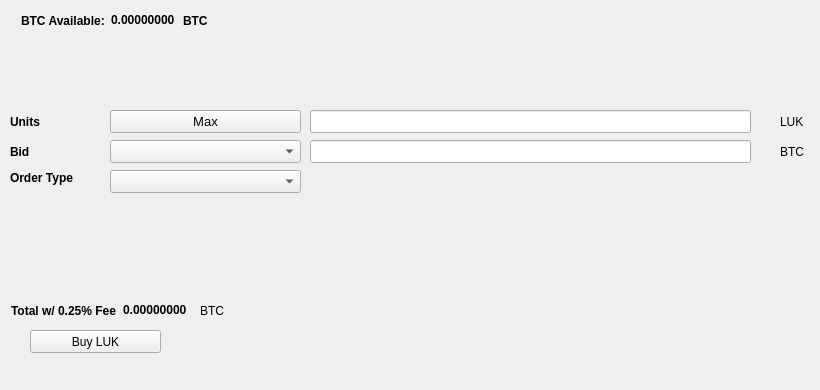
   <widget class="QWidget" name="BuyTab">
    <attribute name="title">
     <string>Buy</string>
    </attribute>
    <widget class="QPushButton" name="BuyLUK">
     <property name="geometry">
      <rect>
       <x>30</x>
       <y>330</y>
       <width>131</width>
       <height>23</height>
      </rect>
     </property>
     <property name="text">
      <string>Buy LUK</string>
     </property>
     <property name="icon">
      <iconset resource="../luckycoin.qrc">
       <normaloff>:/icons/bitcoin</normaloff>:/icons/bitcoin</iconset>
     </property>
    </widget>
    <widget class="QLabel" name="label_3">
     <property name="geometry">
      <rect>
       <x>10</x>
       <y>110</y>
       <width>46</width>
       <height>23</height>
      </rect>
     </property>
     <property name="font">
      <font>
       <weight>75</weight>
       <bold>true</bold>
      </font>
     </property>
     <property name="text">
      <string>Units</string>
     </property>
    </widget>
    <widget class="QLineEdit" name="UnitsInput">
     <property name="geometry">
      <rect>
       <x>310</x>
       <y>110</y>
       <width>441</width>
       <height>23</height>
      </rect>
     </property>
     <property name="font">
      <font>
       <pointsize>9</pointsize>
       <weight>75</weight>
       <bold>true</bold>
      </font>
     </property>
    </widget>
    <widget class="QLineEdit" name="BuyBidPriceEdit">
     <property name="geometry">
      <rect>
       <x>310</x>
       <y>140</y>
       <width>441</width>
       <height>23</height>
      </rect>
     </property>
     <property name="font">
      <font>
       <pointsize>9</pointsize>
       <weight>75</weight>
       <bold>true</bold>
      </font>
     </property>
    </widget>
    <widget class="QLabel" name="label_4">
     <property name="geometry">
      <rect>
       <x>780</x>
       <y>110</y>
       <width>31</width>
       <height>23</height>
      </rect>
     </property>
     <property name="text">
      <string>LUK</string>
     </property>
    </widget>
    <widget class="QLabel" name="label_5">
     <property name="geometry">
      <rect>
       <x>780</x>
       <y>140</y>
       <width>31</width>
       <height>23</height>
      </rect>
     </property>
     <property name="text">
      <string>BTC</string>
     </property>
    </widget>
    <widget class="QLabel" name="label_6">
     <property name="geometry">
      <rect>
       <x>10</x>
       <y>140</y>
       <width>46</width>
       <height>23</height>
      </rect>
     </property>
     <property name="font">
      <font>
       <weight>75</weight>
       <bold>true</bold>
      </font>
     </property>
     <property name="text">
      <string>Bid</string>
     </property>
    </widget>
    <widget class="QLabel" name="label_7">
     <property name="geometry">
      <rect>
       <x>10</x>
       <y>170</y>
       <width>91</width>
       <height>16</height>
      </rect>
     </property>
     <property name="font">
      <font>
       <weight>75</weight>
       <bold>true</bold>
      </font>
     </property>
     <property name="text">
      <string>Order Type</string>
     </property>
    </widget>
    <widget class="QPushButton" name="Buy_Max_Amount">
     <property name="geometry">
      <rect>
       <x>110</x>
       <y>110</y>
       <width>191</width>
       <height>23</height>
      </rect>
     </property>
     <property name="font">
      <font>
       <pointsize>10</pointsize>
      </font>
     </property>
     <property name="text">
      <string>Max</string>
     </property>
    </widget>
    <widget class="QComboBox" name="BuyBidcomboBox">
     <property name="geometry">
      <rect>
       <x>110</x>
       <y>140</y>
       <width>191</width>
       <height>23</height>
      </rect>
     </property>
     <property name="font">
      <font>
       <pointsize>10</pointsize>
      </font>
     </property>
    </widget>
    <widget class="QComboBox" name="buyOrdertypeCombo">
     <property name="geometry">
      <rect>
       <x>110</x>
       <y>170</y>
       <width>191</width>
       <height>23</height>
      </rect>
     </property>
     <property name="font">
      <font>
       <pointsize>10</pointsize>
      </font>
     </property>
    </widget>
    <widget class="QWidget" name="layoutWidget1">
     <property name="geometry">
      <rect>
       <x>21</x>
       <y>11</y>
       <width>227</width>
       <height>19</height>
      </rect>
     </property>
     <layout class="QHBoxLayout" name="horizontalLayout_3">
      <item>
       <widget class="QLabel" name="label232">
        <property name="font">
         <font>
          <weight>75</weight>
          <bold>true</bold>
         </font>
        </property>
        <property name="text">
         <string>BTC Available:</string>
        </property>
       </widget>
      </item>
      <item>
       <widget class="QLabel" name="BtcAvailableLbl">
        <property name="palette">
         <palette>
          <active>
           <colorrole role="WindowText">
            <brush brushstyle="SolidPattern">
             <color alpha="255">
              <red>0</red>
              <green>0</green>
              <blue>0</blue>
             </color>
            </brush>
           </colorrole>
           <colorrole role="Button">
            <brush brushstyle="SolidPattern">
             <color alpha="255">
              <red>0</red>
              <green>170</green>
              <blue>0</blue>
             </color>
            </brush>
           </colorrole>
           <colorrole role="Light">
            <brush brushstyle="SolidPattern">
             <color alpha="255">
              <red>0</red>
              <green>255</green>
              <blue>0</blue>
             </color>
            </brush>
           </colorrole>
           <colorrole role="Midlight">
            <brush brushstyle="SolidPattern">
             <color alpha="255">
              <red>0</red>
              <green>212</green>
              <blue>0</blue>
             </color>
            </brush>
           </colorrole>
           <colorrole role="Dark">
            <brush brushstyle="SolidPattern">
             <color alpha="255">
              <red>0</red>
              <green>85</green>
              <blue>0</blue>
             </color>
            </brush>
           </colorrole>
           <colorrole role="Mid">
            <brush brushstyle="SolidPattern">
             <color alpha="255">
              <red>0</red>
              <green>113</green>
              <blue>0</blue>
             </color>
            </brush>
           </colorrole>
           <colorrole role="Text">
            <brush brushstyle="SolidPattern">
             <color alpha="255">
              <red>0</red>
              <green>170</green>
              <blue>0</blue>
             </color>
            </brush>
           </colorrole>
           <colorrole role="BrightText">
            <brush brushstyle="SolidPattern">
             <color alpha="255">
              <red>255</red>
              <green>255</green>
              <blue>255</blue>
             </color>
            </brush>
           </colorrole>
           <colorrole role="ButtonText">
            <brush brushstyle="SolidPattern">
             <color alpha="255">
              <red>0</red>
              <green>0</green>
              <blue>0</blue>
             </color>
            </brush>
           </colorrole>
           <colorrole role="Base">
            <brush brushstyle="SolidPattern">
             <color alpha="255">
              <red>255</red>
              <green>255</green>
              <blue>255</blue>
             </color>
            </brush>
           </colorrole>
           <colorrole role="Window">
            <brush brushstyle="SolidPattern">
             <color alpha="255">
              <red>0</red>
              <green>170</green>
              <blue>0</blue>
             </color>
            </brush>
           </colorrole>
           <colorrole role="Shadow">
            <brush brushstyle="SolidPattern">
             <color alpha="255">
              <red>0</red>
              <green>0</green>
              <blue>0</blue>
             </color>
            </brush>
           </colorrole>
           <colorrole role="AlternateBase">
            <brush brushstyle="SolidPattern">
             <color alpha="255">
              <red>127</red>
              <green>212</green>
              <blue>127</blue>
             </color>
            </brush>
           </colorrole>
           <colorrole role="ToolTipBase">
            <brush brushstyle="SolidPattern">
             <color alpha="255">
              <red>255</red>
              <green>255</green>
              <blue>220</blue>
             </color>
            </brush>
           </colorrole>
           <colorrole role="ToolTipText">
            <brush brushstyle="SolidPattern">
             <color alpha="255">
              <red>0</red>
              <green>0</green>
              <blue>0</blue>
             </color>
            </brush>
           </colorrole>
          </active>
          <inactive>
           <colorrole role="WindowText">
            <brush brushstyle="SolidPattern">
             <color alpha="255">
              <red>0</red>
              <green>0</green>
              <blue>0</blue>
             </color>
            </brush>
           </colorrole>
           <colorrole role="Button">
            <brush brushstyle="SolidPattern">
             <color alpha="255">
              <red>0</red>
              <green>170</green>
              <blue>0</blue>
             </color>
            </brush>
           </colorrole>
           <colorrole role="Light">
            <brush brushstyle="SolidPattern">
             <color alpha="255">
              <red>0</red>
              <green>255</green>
              <blue>0</blue>
             </color>
            </brush>
           </colorrole>
           <colorrole role="Midlight">
            <brush brushstyle="SolidPattern">
             <color alpha="255">
              <red>0</red>
              <green>212</green>
              <blue>0</blue>
             </color>
            </brush>
           </colorrole>
           <colorrole role="Dark">
            <brush brushstyle="SolidPattern">
             <color alpha="255">
              <red>0</red>
              <green>85</green>
              <blue>0</blue>
             </color>
            </brush>
           </colorrole>
           <colorrole role="Mid">
            <brush brushstyle="SolidPattern">
             <color alpha="255">
              <red>0</red>
              <green>113</green>
              <blue>0</blue>
             </color>
            </brush>
           </colorrole>
           <colorrole role="Text">
            <brush brushstyle="SolidPattern">
             <color alpha="255">
              <red>0</red>
              <green>170</green>
              <blue>0</blue>
             </color>
            </brush>
           </colorrole>
           <colorrole role="BrightText">
            <brush brushstyle="SolidPattern">
             <color alpha="255">
              <red>255</red>
              <green>255</green>
              <blue>255</blue>
             </color>
            </brush>
           </colorrole>
           <colorrole role="ButtonText">
            <brush brushstyle="SolidPattern">
             <color alpha="255">
              <red>0</red>
              <green>0</green>
              <blue>0</blue>
             </color>
            </brush>
           </colorrole>
           <colorrole role="Base">
            <brush brushstyle="SolidPattern">
             <color alpha="255">
              <red>255</red>
              <green>255</green>
              <blue>255</blue>
             </color>
            </brush>
           </colorrole>
           <colorrole role="Window">
            <brush brushstyle="SolidPattern">
             <color alpha="255">
              <red>0</red>
              <green>170</green>
              <blue>0</blue>
             </color>
            </brush>
           </colorrole>
           <colorrole role="Shadow">
            <brush brushstyle="SolidPattern">
             <color alpha="255">
              <red>0</red>
              <green>0</green>
              <blue>0</blue>
             </color>
            </brush>
           </colorrole>
           <colorrole role="AlternateBase">
            <brush brushstyle="SolidPattern">
             <color alpha="255">
              <red>127</red>
              <green>212</green>
              <blue>127</blue>
             </color>
            </brush>
           </colorrole>
           <colorrole role="ToolTipBase">
            <brush brushstyle="SolidPattern">
             <color alpha="255">
              <red>255</red>
              <green>255</green>
              <blue>220</blue>
             </color>
            </brush>
           </colorrole>
           <colorrole role="ToolTipText">
            <brush brushstyle="SolidPattern">
             <color alpha="255">
              <red>0</red>
              <green>0</green>
              <blue>0</blue>
             </color>
            </brush>
           </colorrole>
          </inactive>
          <disabled>
           <colorrole role="WindowText">
            <brush brushstyle="SolidPattern">
             <color alpha="255">
              <red>0</red>
              <green>85</green>
              <blue>0</blue>
             </color>
            </brush>
           </colorrole>
           <colorrole role="Button">
            <brush brushstyle="SolidPattern">
             <color alpha="255">
              <red>0</red>
              <green>170</green>
              <blue>0</blue>
             </color>
            </brush>
           </colorrole>
           <colorrole role="Light">
            <brush brushstyle="SolidPattern">
             <color alpha="255">
              <red>0</red>
              <green>255</green>
              <blue>0</blue>
             </color>
            </brush>
           </colorrole>
           <colorrole role="Midlight">
            <brush brushstyle="SolidPattern">
             <color alpha="255">
              <red>0</red>
              <green>212</green>
              <blue>0</blue>
             </color>
            </brush>
           </colorrole>
           <colorrole role="Dark">
            <brush brushstyle="SolidPattern">
             <color alpha="255">
              <red>0</red>
              <green>85</green>
              <blue>0</blue>
             </color>
            </brush>
           </colorrole>
           <colorrole role="Mid">
            <brush brushstyle="SolidPattern">
             <color alpha="255">
              <red>0</red>
              <green>113</green>
              <blue>0</blue>
             </color>
            </brush>
           </colorrole>
           <colorrole role="Text">
            <brush brushstyle="SolidPattern">
             <color alpha="255">
              <red>0</red>
              <green>85</green>
              <blue>0</blue>
             </color>
            </brush>
           </colorrole>
           <colorrole role="BrightText">
            <brush brushstyle="SolidPattern">
             <color alpha="255">
              <red>255</red>
              <green>255</green>
              <blue>255</blue>
             </color>
            </brush>
           </colorrole>
           <colorrole role="ButtonText">
            <brush brushstyle="SolidPattern">
             <color alpha="255">
              <red>0</red>
              <green>85</green>
              <blue>0</blue>
             </color>
            </brush>
           </colorrole>
           <colorrole role="Base">
            <brush brushstyle="SolidPattern">
             <color alpha="255">
              <red>0</red>
              <green>170</green>
              <blue>0</blue>
             </color>
            </brush>
           </colorrole>
           <colorrole role="Window">
            <brush brushstyle="SolidPattern">
             <color alpha="255">
              <red>0</red>
              <green>170</green>
              <blue>0</blue>
             </color>
            </brush>
           </colorrole>
           <colorrole role="Shadow">
            <brush brushstyle="SolidPattern">
             <color alpha="255">
              <red>0</red>
              <green>0</green>
              <blue>0</blue>
             </color>
            </brush>
           </colorrole>
           <colorrole role="AlternateBase">
            <brush brushstyle="SolidPattern">
             <color alpha="255">
              <red>0</red>
              <green>170</green>
              <blue>0</blue>
             </color>
            </brush>
           </colorrole>
           <colorrole role="ToolTipBase">
            <brush brushstyle="SolidPattern">
             <color alpha="255">
              <red>255</red>
              <green>255</green>
              <blue>220</blue>
             </color>
            </brush>
           </colorrole>
           <colorrole role="ToolTipText">
            <brush brushstyle="SolidPattern">
             <color alpha="255">
              <red>0</red>
              <green>0</green>
              <blue>0</blue>
             </color>
            </brush>
           </colorrole>
          </disabled>
         </palette>
        </property>
        <property name="font">
         <font>
          <weight>75</weight>
          <bold>true</bold>
         </font>
        </property>
        <property name="text">
         <string>0.00000000</string>
        </property>
        <property name="textInteractionFlags">
         <set>Qt::LinksAccessibleByMouse|Qt::TextSelectableByKeyboard|Qt::TextSelectableByMouse</set>
        </property>
       </widget>
      </item>
      <item>
       <widget class="QLabel" name="BtcAvailableLbl_2">
        <property name="font">
         <font>
          <weight>75</weight>
          <bold>true</bold>
         </font>
        </property>
        <property name="text">
         <string>BTC</string>
        </property>
       </widget>
      </item>
     </layout>
    </widget>
    <widget class="QWidget" name="layoutWidge2">
     <property name="geometry">
      <rect>
       <x>11</x>
       <y>301</y>
       <width>259</width>
       <height>19</height>
      </rect>
     </property>
     <layout class="QHBoxLayout" name="horizontalLayout_4">
      <item>
       <widget class="QLabel" name="label_9">
        <property name="font">
         <font>
          <weight>75</weight>
          <bold>true</bold>
         </font>
        </property>
        <property name="text">
         <string>Total w/ 0.25% Fee</string>
        </property>
       </widget>
      </item>
      <item>
       <widget class="QLabel" name="BuyCostLabel">
        <property name="palette">
         <palette>
          <active>
           <colorrole role="WindowText">
            <brush brushstyle="SolidPattern">
             <color alpha="255">
              <red>0</red>
              <green>0</green>
              <blue>0</blue>
             </color>
            </brush>
           </colorrole>
           <colorrole role="Button">
            <brush brushstyle="SolidPattern">
             <color alpha="255">
              <red>0</red>
              <green>170</green>
              <blue>0</blue>
             </color>
            </brush>
           </colorrole>
           <colorrole role="Light">
            <brush brushstyle="SolidPattern">
             <color alpha="255">
              <red>0</red>
              <green>255</green>
              <blue>0</blue>
             </color>
            </brush>
           </colorrole>
           <colorrole role="Midlight">
            <brush brushstyle="SolidPattern">
             <color alpha="255">
              <red>0</red>
              <green>212</green>
              <blue>0</blue>
             </color>
            </brush>
           </colorrole>
           <colorrole role="Dark">
            <brush brushstyle="SolidPattern">
             <color alpha="255">
              <red>0</red>
              <green>85</green>
              <blue>0</blue>
             </color>
            </brush>
           </colorrole>
           <colorrole role="Mid">
            <brush brushstyle="SolidPattern">
             <color alpha="255">
              <red>0</red>
              <green>113</green>
              <blue>0</blue>
             </color>
            </brush>
           </colorrole>
           <colorrole role="Text">
            <brush brushstyle="SolidPattern">
             <color alpha="255">
              <red>0</red>
              <green>170</green>
              <blue>0</blue>
             </color>
            </brush>
           </colorrole>
           <colorrole role="BrightText">
            <brush brushstyle="SolidPattern">
             <color alpha="255">
              <red>255</red>
              <green>255</green>
              <blue>255</blue>
             </color>
            </brush>
           </colorrole>
           <colorrole role="ButtonText">
            <brush brushstyle="SolidPattern">
             <color alpha="255">
              <red>0</red>
              <green>0</green>
              <blue>0</blue>
             </color>
            </brush>
           </colorrole>
           <colorrole role="Base">
            <brush brushstyle="SolidPattern">
             <color alpha="255">
              <red>255</red>
              <green>255</green>
              <blue>255</blue>
             </color>
            </brush>
           </colorrole>
           <colorrole role="Window">
            <brush brushstyle="SolidPattern">
             <color alpha="255">
              <red>0</red>
              <green>170</green>
              <blue>0</blue>
             </color>
            </brush>
           </colorrole>
           <colorrole role="Shadow">
            <brush brushstyle="SolidPattern">
             <color alpha="255">
              <red>0</red>
              <green>0</green>
              <blue>0</blue>
             </color>
            </brush>
           </colorrole>
           <colorrole role="AlternateBase">
            <brush brushstyle="SolidPattern">
             <color alpha="255">
              <red>127</red>
              <green>212</green>
              <blue>127</blue>
             </color>
            </brush>
           </colorrole>
           <colorrole role="ToolTipBase">
            <brush brushstyle="SolidPattern">
             <color alpha="255">
              <red>255</red>
              <green>255</green>
              <blue>220</blue>
             </color>
            </brush>
           </colorrole>
           <colorrole role="ToolTipText">
            <brush brushstyle="SolidPattern">
             <color alpha="255">
              <red>0</red>
              <green>0</green>
              <blue>0</blue>
             </color>
            </brush>
           </colorrole>
          </active>
          <inactive>
           <colorrole role="WindowText">
            <brush brushstyle="SolidPattern">
             <color alpha="255">
              <red>0</red>
              <green>0</green>
              <blue>0</blue>
             </color>
            </brush>
           </colorrole>
           <colorrole role="Button">
            <brush brushstyle="SolidPattern">
             <color alpha="255">
              <red>0</red>
              <green>170</green>
              <blue>0</blue>
             </color>
            </brush>
           </colorrole>
           <colorrole role="Light">
            <brush brushstyle="SolidPattern">
             <color alpha="255">
              <red>0</red>
              <green>255</green>
              <blue>0</blue>
             </color>
            </brush>
           </colorrole>
           <colorrole role="Midlight">
            <brush brushstyle="SolidPattern">
             <color alpha="255">
              <red>0</red>
              <green>212</green>
              <blue>0</blue>
             </color>
            </brush>
           </colorrole>
           <colorrole role="Dark">
            <brush brushstyle="SolidPattern">
             <color alpha="255">
              <red>0</red>
              <green>85</green>
              <blue>0</blue>
             </color>
            </brush>
           </colorrole>
           <colorrole role="Mid">
            <brush brushstyle="SolidPattern">
             <color alpha="255">
              <red>0</red>
              <green>113</green>
              <blue>0</blue>
             </color>
            </brush>
           </colorrole>
           <colorrole role="Text">
            <brush brushstyle="SolidPattern">
             <color alpha="255">
              <red>0</red>
              <green>170</green>
              <blue>0</blue>
             </color>
            </brush>
           </colorrole>
           <colorrole role="BrightText">
            <brush brushstyle="SolidPattern">
             <color alpha="255">
              <red>255</red>
              <green>255</green>
              <blue>255</blue>
             </color>
            </brush>
           </colorrole>
           <colorrole role="ButtonText">
            <brush brushstyle="SolidPattern">
             <color alpha="255">
              <red>0</red>
              <green>0</green>
              <blue>0</blue>
             </color>
            </brush>
           </colorrole>
           <colorrole role="Base">
            <brush brushstyle="SolidPattern">
             <color alpha="255">
              <red>255</red>
              <green>255</green>
              <blue>255</blue>
             </color>
            </brush>
           </colorrole>
           <colorrole role="Window">
            <brush brushstyle="SolidPattern">
             <color alpha="255">
              <red>0</red>
              <green>170</green>
              <blue>0</blue>
             </color>
            </brush>
           </colorrole>
           <colorrole role="Shadow">
            <brush brushstyle="SolidPattern">
             <color alpha="255">
              <red>0</red>
              <green>0</green>
              <blue>0</blue>
             </color>
            </brush>
           </colorrole>
           <colorrole role="AlternateBase">
            <brush brushstyle="SolidPattern">
             <color alpha="255">
              <red>127</red>
              <green>212</green>
              <blue>127</blue>
             </color>
            </brush>
           </colorrole>
           <colorrole role="ToolTipBase">
            <brush brushstyle="SolidPattern">
             <color alpha="255">
              <red>255</red>
              <green>255</green>
              <blue>220</blue>
             </color>
            </brush>
           </colorrole>
           <colorrole role="ToolTipText">
            <brush brushstyle="SolidPattern">
             <color alpha="255">
              <red>0</red>
              <green>0</green>
              <blue>0</blue>
             </color>
            </brush>
           </colorrole>
          </inactive>
          <disabled>
           <colorrole role="WindowText">
            <brush brushstyle="SolidPattern">
             <color alpha="255">
              <red>0</red>
              <green>85</green>
              <blue>0</blue>
             </color>
            </brush>
           </colorrole>
           <colorrole role="Button">
            <brush brushstyle="SolidPattern">
             <color alpha="255">
              <red>0</red>
              <green>170</green>
              <blue>0</blue>
             </color>
            </brush>
           </colorrole>
           <colorrole role="Light">
            <brush brushstyle="SolidPattern">
             <color alpha="255">
              <red>0</red>
              <green>255</green>
              <blue>0</blue>
             </color>
            </brush>
           </colorrole>
           <colorrole role="Midlight">
            <brush brushstyle="SolidPattern">
             <color alpha="255">
              <red>0</red>
              <green>212</green>
              <blue>0</blue>
             </color>
            </brush>
           </colorrole>
           <colorrole role="Dark">
            <brush brushstyle="SolidPattern">
             <color alpha="255">
              <red>0</red>
              <green>85</green>
              <blue>0</blue>
             </color>
            </brush>
           </colorrole>
           <colorrole role="Mid">
            <brush brushstyle="SolidPattern">
             <color alpha="255">
              <red>0</red>
              <green>113</green>
              <blue>0</blue>
             </color>
            </brush>
           </colorrole>
           <colorrole role="Text">
            <brush brushstyle="SolidPattern">
             <color alpha="255">
              <red>0</red>
              <green>85</green>
              <blue>0</blue>
             </color>
            </brush>
           </colorrole>
           <colorrole role="BrightText">
            <brush brushstyle="SolidPattern">
             <color alpha="255">
              <red>255</red>
              <green>255</green>
              <blue>255</blue>
             </color>
            </brush>
           </colorrole>
           <colorrole role="ButtonText">
            <brush brushstyle="SolidPattern">
             <color alpha="255">
              <red>0</red>
              <green>85</green>
              <blue>0</blue>
             </color>
            </brush>
           </colorrole>
           <colorrole role="Base">
            <brush brushstyle="SolidPattern">
             <color alpha="255">
              <red>0</red>
              <green>170</green>
              <blue>0</blue>
             </color>
            </brush>
           </colorrole>
           <colorrole role="Window">
            <brush brushstyle="SolidPattern">
             <color alpha="255">
              <red>0</red>
              <green>170</green>
              <blue>0</blue>
             </color>
            </brush>
           </colorrole>
           <colorrole role="Shadow">
            <brush brushstyle="SolidPattern">
             <color alpha="255">
              <red>0</red>
              <green>0</green>
              <blue>0</blue>
             </color>
            </brush>
           </colorrole>
           <colorrole role="AlternateBase">
            <brush brushstyle="SolidPattern">
             <color alpha="255">
              <red>0</red>
              <green>170</green>
              <blue>0</blue>
             </color>
            </brush>
           </colorrole>
           <colorrole role="ToolTipBase">
            <brush brushstyle="SolidPattern">
             <color alpha="255">
              <red>255</red>
              <green>255</green>
              <blue>220</blue>
             </color>
            </brush>
           </colorrole>
           <colorrole role="ToolTipText">
            <brush brushstyle="SolidPattern">
             <color alpha="255">
              <red>0</red>
              <green>0</green>
              <blue>0</blue>
             </color>
            </brush>
           </colorrole>
          </disabled>
         </palette>
        </property>
        <property name="font">
         <font>
          <weight>75</weight>
          <bold>true</bold>
         </font>
        </property>
        <property name="autoFillBackground">
         <bool>false</bool>
        </property>
        <property name="text">
         <string>0.00000000</string>
        </property>
        <property name="textInteractionFlags">
         <set>Qt::LinksAccessibleByMouse|Qt::TextSelectableByMouse</set>
        </property>
       </widget>
      </item>
      <item>
       <widget class="QLabel" name="label_10">
        <property name="font">
         <font>
          <weight>50</weight>
          <bold>false</bold>
         </font>
        </property>
        <property name="text">
         <string>BTC</string>
        </property>
       </widget>
      </item>
     </layout>
    </widget>
    <widget class="QLabel" name="label_24">
     <property name="geometry">
      <rect>
       <x>460</x>
       <y>300</y>
       <width>281</width>
       <height>81</height>
      </rect>
     </property>
     <property name="text">
      <string/>
     </property>
     <property name="pixmap">
      <pixmap>:/images/bittrex</pixmap>
     </property>
    </widget>
   </widget>
